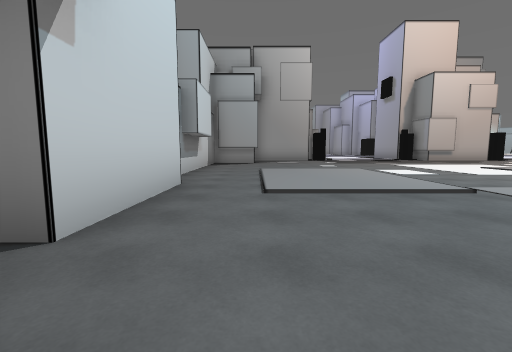
[1] (above)

17 first-person views from a walk through a Unity game level. The camera is 1.3 m above the floor, tilts 6° down and sees 90° across. The floor is counted in squares, 2.4 m on a side. Each view is taken from the middle of a square. On the plan, view 1 faces up. The plan holds only what a view shows up to about 9 squares ahead; the rest is blank. The place goes on beyond the plan. The player character is not drawn.

[2]
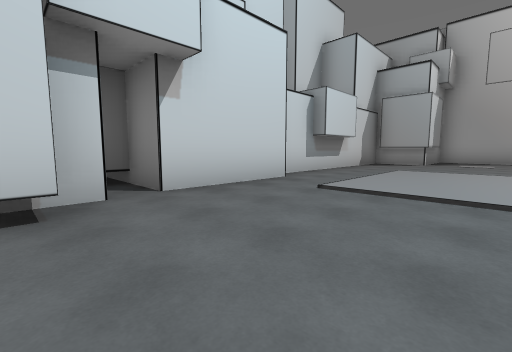

[3]
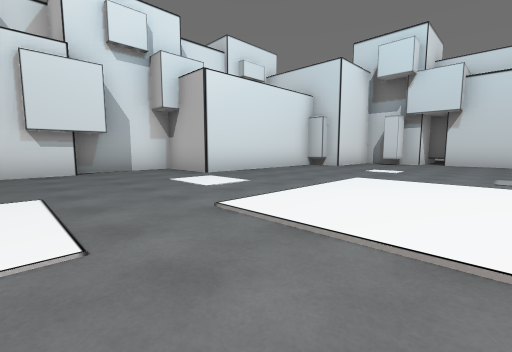

[4]
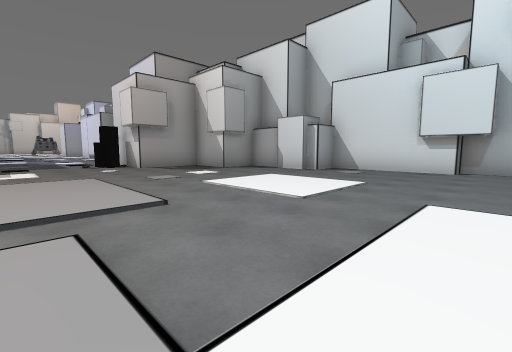

[5]
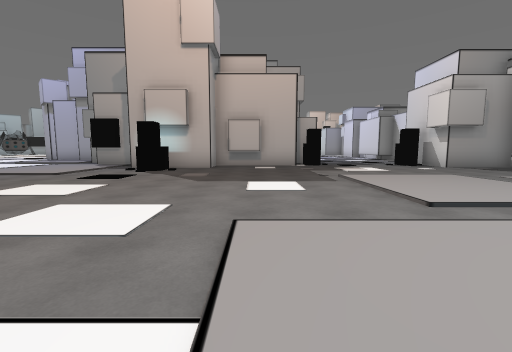

[6]
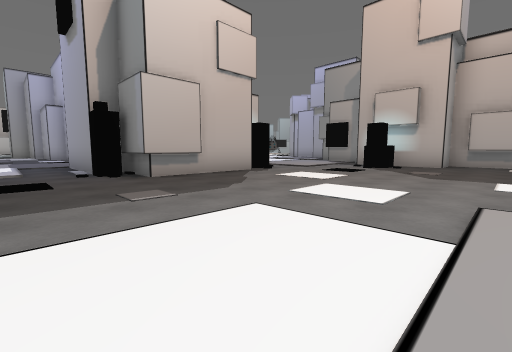

[7]
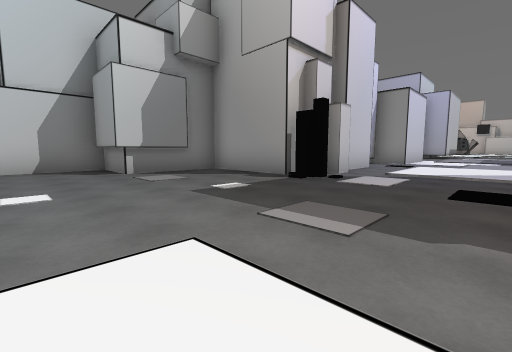

[8]
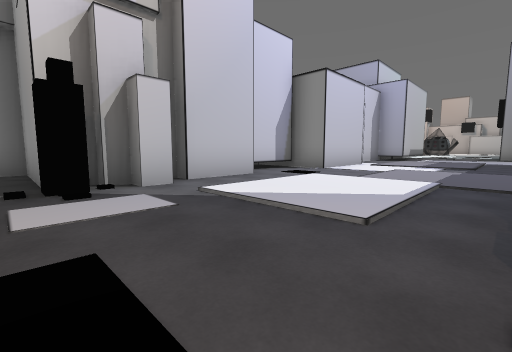

[9]
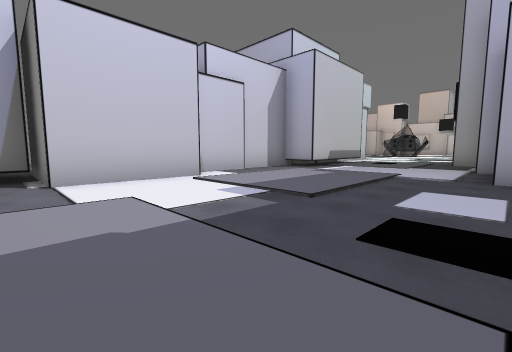

[10]
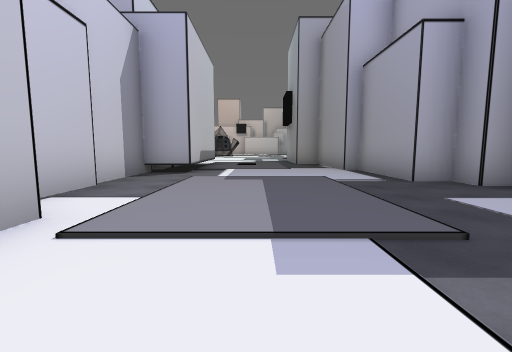

[11]
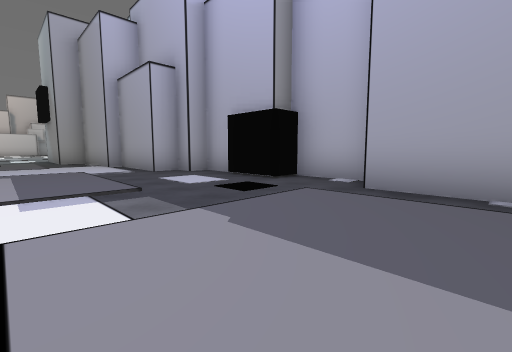

[12]
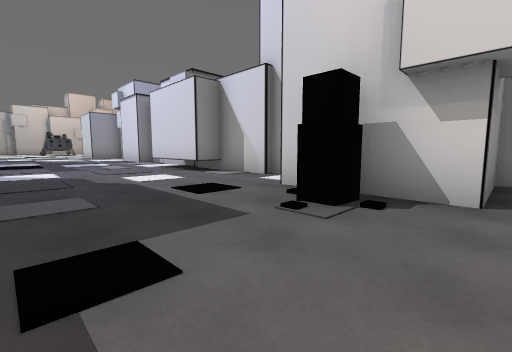

[13]
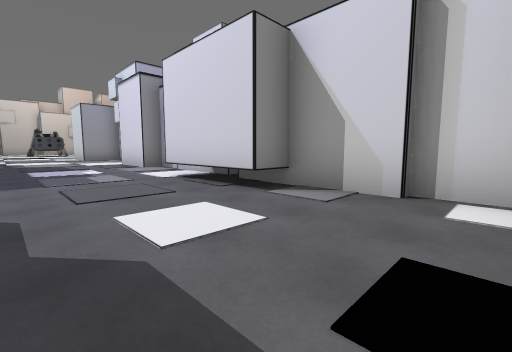

[14]
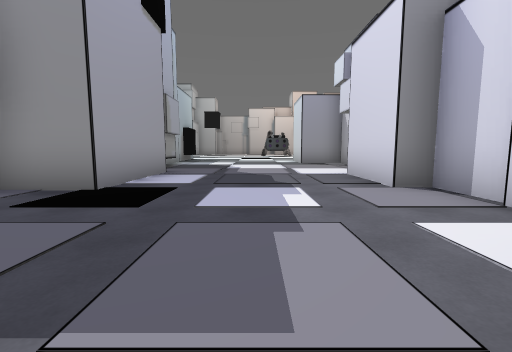

[15]
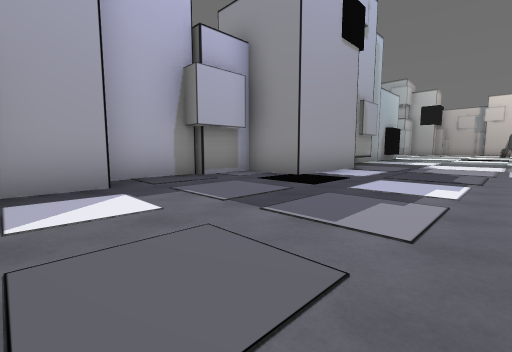

[16]
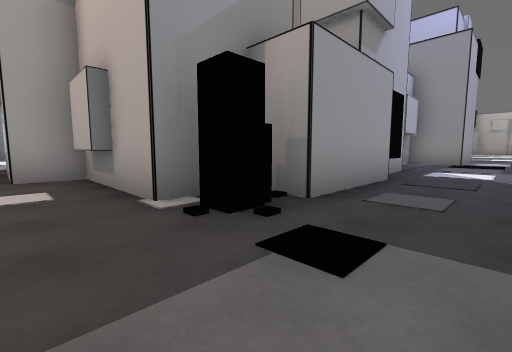

[17]
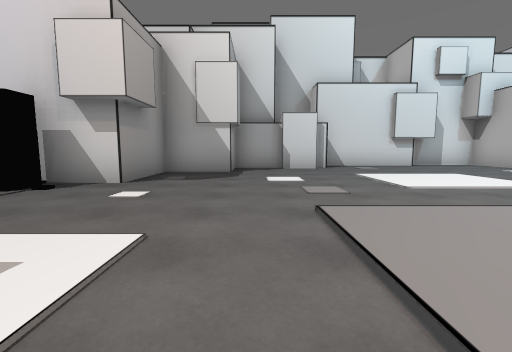

### Floor plan
Points are (right, up) in squares from view 1. A wall is a line through its corners. A room is listed if a view was taken in it or the views show most of it. See-through windows are left out.
Room 1 (views 1, 2, 3, 4, 5, 6, 7, 8, 9, 10, 11, 12, 13, 14, 15, 16, 17)
walls: (11, 12.1) (7.8, 12.1) (7.8, 12.4); (8.1, 12) (8.1, 12.5); (15.9, 6.8) (15.9, 8); (7.4, 13.5) (7.4, 16.1); (16.8, 5.6) (16.1, 5.6) (16.1, 8.4) (15.2, 8.4) (15.2, 11); (8.8, 16.9) (8.8, 18.6); (9.6, 18.8) (9.6, 20.4); (19.5, 4.6) (17.4, 4.6); (3.2, 14) (3.2, 13.4) (2.9, 13.4) (2.9, 13); (2.4, 13.1) (2.4, 12.4) (0, 12.4) (0, 9.8) (-1.6, 9.8) (-1.6, 4.5); (22.1, 4.9) (20.9, 4.9); (2.9, 16.1) (2.9, 14.4) (2.5, 14.4); (9.1, 22) (9.1, 23); (24, 5.8) (22.2, 5.8); (17.9, -0.3) (18.9, -0.3); (18.8, -0.1) (21.6, -0.1); (20.4, 0.6) (23, 0.6); (8.5, 23) (8.5, 23.5) (7.8, 23.5) (7.8, 26) (7.4, 26) (7.4, 28); (0, 10) (-1.6, 10); (2.2, 18.4) (2.2, 16.6); (3.2, 21.1) (3.2, 18.5) (0.6, 18.5); (7.8, -3.4) (10.9, -3.4) (10.9, -2.4) (13.6, -2.4) (13.6, -1.1) (15.2, -1.1) (15.2, 0.9) (17.6, 0.9); (-1.2, 4.1) (-1.2, 1.4) (-2.3, 1.4) (-2.3, 1); (24.5, -0.6) (25.7, -0.6) (25.7, -0.1) (27.6, -0.1); (28.1, 4.1) (25.4, 4.1) (25.4, 5.6) (24, 5.6); (0.1, -1.1) (1.2, -1.1) (1.2, -2) (5.6, -2) (5.6, -3.8) (7.8, -3.8); (31, 4.9) (29.5, 4.9); (3.4, 28.1) (3.4, 25.2) (2.4, 25.2) (2.4, 21.5)
objects: other object (-1, 0); other object (3, 12); other object (8, 13); other object (12, -2); other object (12, 13); other object (14, 10); other object (16, 2); other object (17, 5)

Where each view was taken, in squares from view 1:
view 1: 0 up, 0 right, facing up
view 2: 0 up, 2 right, facing up-left
view 3: 3 up, 9 right, facing down-left
view 4: 4 up, 7 right, facing down-right
view 5: 7 up, 7 right, facing right
view 6: 7 up, 6 right, facing up-right
view 7: 8 up, 6 right, facing up-left
view 8: 12 up, 7 right, facing up-left
view 9: 18 up, 8 right, facing up-left
view 10: 19 up, 5 right, facing up
view 11: 17 up, 5 right, facing up-right
view 12: 4 up, 15 right, facing down-right
view 13: 3 up, 18 right, facing down-right
view 14: 2 up, 22 right, facing right
view 15: 1 up, 21 right, facing up-right
view 16: 3 up, 15 right, facing up-right
view 17: 5 up, 13 right, facing down
